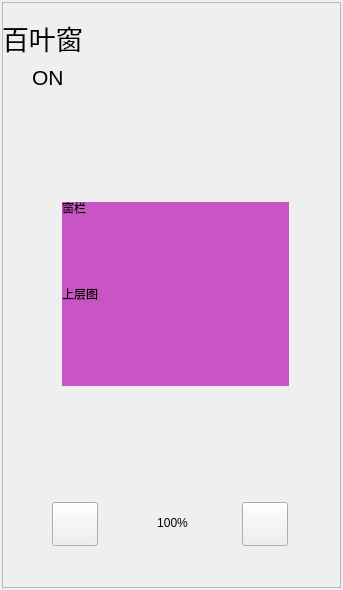
<?xml version="1.0" encoding="UTF-8"?>
<ui version="4.0">
 <class>device_curtain</class>
 <widget class="QWidget" name="device_curtain">
  <property name="geometry">
   <rect>
    <x>0</x>
    <y>0</y>
    <width>343</width>
    <height>590</height>
   </rect>
  </property>
  <property name="windowTitle">
   <string>Form</string>
  </property>
  <property name="styleSheet">
   <string notr="true"/>
  </property>
  <layout class="QGridLayout" name="gridLayout">
   <property name="leftMargin">
    <number>2</number>
   </property>
   <property name="topMargin">
    <number>2</number>
   </property>
   <property name="rightMargin">
    <number>2</number>
   </property>
   <property name="bottomMargin">
    <number>2</number>
   </property>
   <item row="0" column="0">
    <widget class="QFrame" name="frame_background">
     <property name="frameShape">
      <enum>QFrame::StyledPanel</enum>
     </property>
     <property name="frameShadow">
      <enum>QFrame::Raised</enum>
     </property>
     <widget class="QWidget" name="widget_pic" native="true">
      <property name="geometry">
       <rect>
        <x>60</x>
        <y>200</y>
        <width>227</width>
        <height>184</height>
       </rect>
      </property>
      <widget class="QLabel" name="label_curtain">
       <property name="geometry">
        <rect>
         <x>0</x>
         <y>0</y>
         <width>227</width>
         <height>184</height>
        </rect>
       </property>
       <property name="styleSheet">
        <string notr="true">background-color: rgb(200, 85, 195);</string>
       </property>
       <property name="text">
        <string>上层图</string>
       </property>
      </widget>
     </widget>
     <widget class="QLabel" name="lbl_data">
      <property name="geometry">
       <rect>
        <x>130</x>
        <y>500</y>
        <width>81</width>
        <height>41</height>
       </rect>
      </property>
      <property name="text">
       <string>100%</string>
      </property>
      <property name="alignment">
       <set>Qt::AlignCenter</set>
      </property>
     </widget>
     <widget class="QLabel" name="label_text_curtain">
      <property name="geometry">
       <rect>
        <x>0</x>
        <y>10</y>
        <width>151</width>
        <height>51</height>
       </rect>
      </property>
      <property name="font">
       <font>
        <pointsize>20</pointsize>
       </font>
      </property>
      <property name="text">
       <string>百叶窗</string>
      </property>
     </widget>
     <widget class="QPushButton" name="btn_down">
      <property name="geometry">
       <rect>
        <x>240</x>
        <y>500</y>
        <width>46</width>
        <height>44</height>
       </rect>
      </property>
      <property name="text">
       <string/>
      </property>
     </widget>
     <widget class="QLabel" name="label_onoff">
      <property name="geometry">
       <rect>
        <x>30</x>
        <y>60</y>
        <width>81</width>
        <height>31</height>
       </rect>
      </property>
      <property name="font">
       <font>
        <pointsize>16</pointsize>
       </font>
      </property>
      <property name="text">
       <string>ON</string>
      </property>
     </widget>
     <widget class="QPushButton" name="btn_up">
      <property name="geometry">
       <rect>
        <x>50</x>
        <y>500</y>
        <width>46</width>
        <height>44</height>
       </rect>
      </property>
      <property name="text">
       <string/>
      </property>
     </widget>
     <widget class="QLabel" name="label_lan">
      <property name="geometry">
       <rect>
        <x>60</x>
        <y>190</y>
        <width>231</width>
        <height>31</height>
       </rect>
      </property>
      <property name="text">
       <string>窗栏</string>
      </property>
     </widget>
    </widget>
   </item>
  </layout>
 </widget>
 <resources/>
 <connections/>
</ui>
